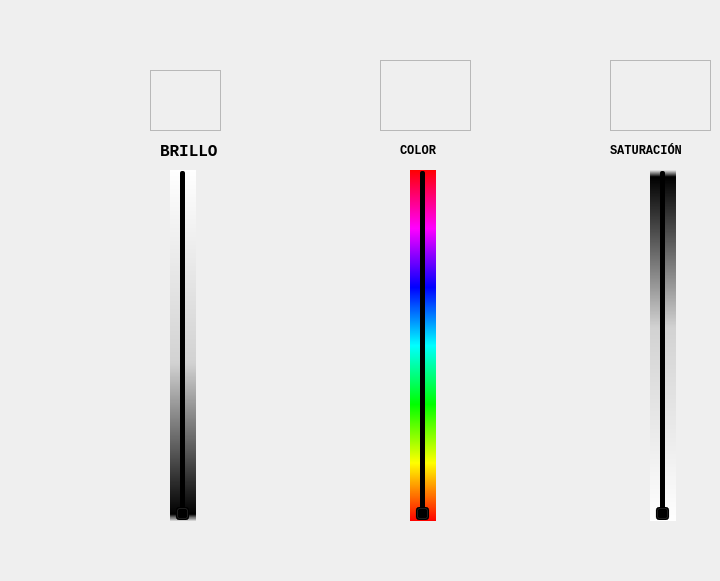
      <widget class="QWidget" name="datos_luz">
       <attribute name="title">
        <string>Color</string>
       </attribute>
       <attribute name="toolTip">
        <string>Ver color</string>
       </attribute>
       <widget class="QSlider" name="brillo_slider">
        <property name="geometry">
         <rect>
          <x>170</x>
          <y>170</y>
          <width>26</width>
          <height>351</height>
         </rect>
        </property>
        <property name="cursor">
         <cursorShape>ClosedHandCursor</cursorShape>
        </property>
        <property name="styleSheet">
         <string notr="true">background-color: qlineargradient(spread:pad, x1:0, y1:0, x2:0, y2:1, stop:0 rgba(255, 255, 255, 255), stop:0.55 rgba(210, 210, 210, 255), stop:0.98 rgba(0, 0, 0, 255), stop:1 rgba(0, 0, 0, 0));</string>
        </property>
        <property name="orientation">
         <enum>Qt::Vertical</enum>
        </property>
       </widget>
       <widget class="QSlider" name="color_slider">
        <property name="geometry">
         <rect>
          <x>410</x>
          <y>170</y>
          <width>26</width>
          <height>351</height>
         </rect>
        </property>
        <property name="cursor">
         <cursorShape>ClosedHandCursor</cursorShape>
        </property>
        <property name="styleSheet">
         <string notr="true">background-color: qlineargradient(spread:pad, x1:0, y1:1, x2:0, y2:0, stop:0 rgba(255, 0, 0, 255), stop:0.166 rgba(255, 255, 0, 255), stop:0.333 rgba(0, 255, 0, 255), stop:0.5 rgba(0, 255, 255, 255), stop:0.666 rgba(0, 0, 255, 255), stop:0.833 rgba(255, 0, 255, 255), stop:1 rgba(255, 0, 0, 255));</string>
        </property>
        <property name="orientation">
         <enum>Qt::Vertical</enum>
        </property>
       </widget>
       <widget class="QSlider" name="satur_slider">
        <property name="geometry">
         <rect>
          <x>650</x>
          <y>170</y>
          <width>26</width>
          <height>351</height>
         </rect>
        </property>
        <property name="cursor">
         <cursorShape>ClosedHandCursor</cursorShape>
        </property>
        <property name="styleSheet">
         <string notr="true">background-color: qlineargradient(spread:pad, x1:0, y1:1, x2:0, y2:0, stop:0 rgba(255, 255, 255, 255), stop:0.55 rgba(210, 210, 210, 255), stop:0.98 rgba(0, 0, 0, 255), stop:1 rgba(0, 0, 0, 0));</string>
        </property>
        <property name="orientation">
         <enum>Qt::Vertical</enum>
        </property>
       </widget>
       <widget class="QLabel" name="etiqueta_brillo">
        <property name="geometry">
         <rect>
          <x>160</x>
          <y>140</y>
          <width>81</width>
          <height>22</height>
         </rect>
        </property>
        <property name="font">
         <font>
          <family>Monospace</family>
          <pointsize>12</pointsize>
          <weight>75</weight>
          <bold>true</bold>
         </font>
        </property>
        <property name="text">
         <string>BRILLO</string>
        </property>
       </widget>
       <widget class="QLabel" name="etiqueta_color">
        <property name="geometry">
         <rect>
          <x>400</x>
          <y>140</y>
          <width>68</width>
          <height>22</height>
         </rect>
        </property>
        <property name="font">
         <font>
          <family>Monospace</family>
          <weight>75</weight>
          <bold>true</bold>
         </font>
        </property>
        <property name="text">
         <string>COLOR</string>
        </property>
       </widget>
       <widget class="QLabel" name="etiqueta_satur">
        <property name="geometry">
         <rect>
          <x>610</x>
          <y>140</y>
          <width>101</width>
          <height>22</height>
         </rect>
        </property>
        <property name="font">
         <font>
          <family>Monospace</family>
          <weight>75</weight>
          <bold>true</bold>
         </font>
        </property>
        <property name="text">
         <string>SATURACIÓN</string>
        </property>
       </widget>
       <widget class="QLabel" name="valor_brillo">
        <property name="geometry">
         <rect>
          <x>160</x>
          <y>550</y>
          <width>41</width>
          <height>22</height>
         </rect>
        </property>
        <property name="text">
         <string/>
        </property>
       </widget>
       <widget class="QLabel" name="valor_color">
        <property name="geometry">
         <rect>
          <x>400</x>
          <y>550</y>
          <width>51</width>
          <height>22</height>
         </rect>
        </property>
        <property name="text">
         <string/>
        </property>
       </widget>
       <widget class="QLabel" name="valor_satur">
        <property name="geometry">
         <rect>
          <x>640</x>
          <y>550</y>
          <width>41</width>
          <height>22</height>
         </rect>
        </property>
        <property name="text">
         <string/>
        </property>
       </widget>
       <widget class="QFrame" name="frame_9">
        <property name="geometry">
         <rect>
          <x>150</x>
          <y>70</y>
          <width>71</width>
          <height>61</height>
         </rect>
        </property>
        <property name="styleSheet">
         <string notr="true">border-image: url(:/cct/business-and-money-icon-pack-91/iconmonstr-weather-2-240.png);</string>
        </property>
        <property name="frameShape">
         <enum>QFrame::StyledPanel</enum>
        </property>
        <property name="frameShadow">
         <enum>QFrame::Raised</enum>
        </property>
       </widget>
       <widget class="QFrame" name="frame_10">
        <property name="geometry">
         <rect>
          <x>380</x>
          <y>60</y>
          <width>91</width>
          <height>71</height>
         </rect>
        </property>
        <property name="styleSheet">
         <string notr="true">border-image: url(:/cct/business-and-money-icon-pack-91/paleta-de-pintura.png);</string>
        </property>
        <property name="frameShape">
         <enum>QFrame::StyledPanel</enum>
        </property>
        <property name="frameShadow">
         <enum>QFrame::Raised</enum>
        </property>
       </widget>
       <widget class="QFrame" name="frame_11">
        <property name="geometry">
         <rect>
          <x>610</x>
          <y>60</y>
          <width>101</width>
          <height>71</height>
         </rect>
        </property>
        <property name="styleSheet">
         <string notr="true">border-image: url(:/cct/business-and-money-icon-pack-91/kisspng-computer-icons-saturation-clip-art-5b2d502837d132.0254893715296962962286.png);</string>
        </property>
        <property name="frameShape">
         <enum>QFrame::StyledPanel</enum>
        </property>
        <property name="frameShadow">
         <enum>QFrame::Raised</enum>
        </property>
       </widget>
      </widget>
